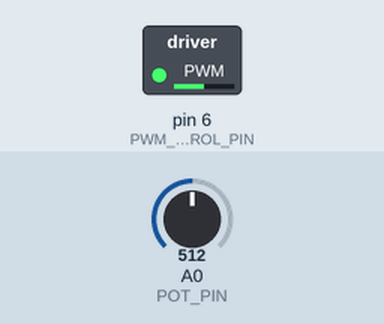
Simulated run of this sketch. Board: Arduino Uno, built with avr-gcc and run on an emulated ATmega328P. On the bench: switched loads named in the sketch (green lamp = pin HIGH). The test bench sets the inputs (shaded band); at power-on: A0 (POT_PIN) = 512.

Above: at 1.2 s.
1.3 s: A0 (POT_PIN) set to 1023
At 2.7 s:
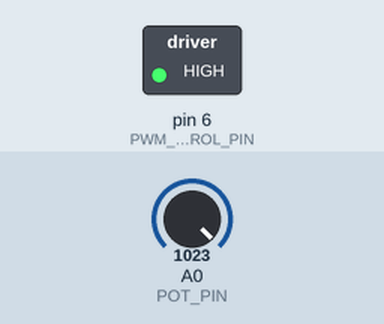
3.0 s: A0 (POT_PIN) set to 122
At 4.2 s:
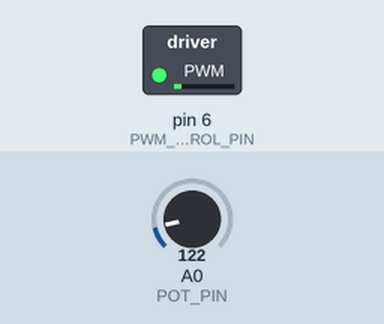
4.5 s: A0 (POT_PIN) set to 0
At 5.4 s:
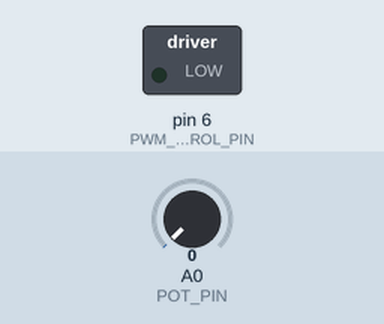
Timing chart, 0 to 7.5 s (numbered marks = the images above; inputs shaded):
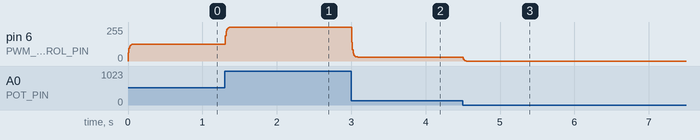

Measured:
- after the input at 1.3 s, pin 6 (PWM_CONTROL_PIN): 127/255 → 254/255 at once, → 255/255 0.23 s later
- after the input at 3.0 s, pin 6 (PWM_CONTROL_PIN): moves from 255/255 to 30/255 over 0.08 s, starting at once
- after the input at 4.5 s, pin 6 (PWM_CONTROL_PIN): 30/255 → 0/255 at once

The sketch:

transMotorKnob.ino
```cpp
// Control PWM via a transistor.
// Potentiometer on A0 contols PWM

const int POT_PIN = A0;
const int PWM_CONTROL_PIN = 6;

// Smoothed value.
float smoothedValue = 0;

// The amount 0-1 to smooth.
float smoothAmount = 0.5;

void setup()
{
}

void loop()
{
  // Get the reading from our potentiometer on A0.
  int potValue = analogRead(POT_PIN);

  // Smooth out the reading to elemenate noise/fast changes.
  smoothedValue = potValue * (1 - smoothAmount) + smoothedValue * smoothAmount;

  // Map our value (from 0 - 1023) to our output range (0 - 255).
  int outputValue = map(smoothedValue, 0, 1023, 0, 255);

  // Write that value to our output pin, which is controling the voltage going into the transistor.
  analogWrite(PWM_CONTROL_PIN, outputValue);

  delay(10);

}
```
